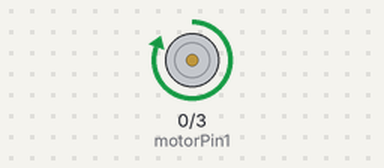
A sketch run on a simulated Arduino Leonardo, built with avr-gcc and run on an emulated ATmega32U4. Shown: motor-driver pin pairs drawn as motors (green arrow = first pin HIGH = forward, orange = second pin HIGH = backward, longer = more drive).

Above: at 0.1 s.
At 5.6 s:
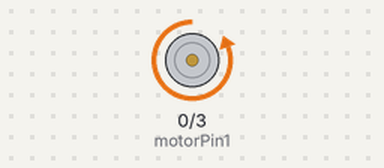
At 21.37 s:
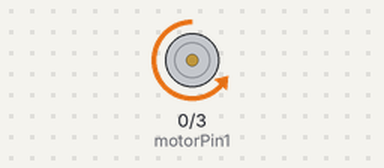
At 37.3 s:
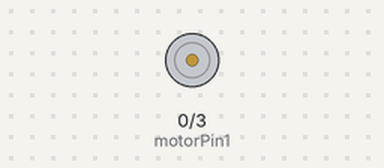
Timing chart, 0 to 39.3 s (numbered marks = the images above):
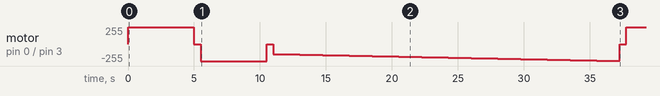

The sketch:

MotorPWM.ino
```cpp
/*
  Programm:
  Board:          lil' Nardo ^= Arduino Leonardo
  Board Layout:   D0/RX; D1/TX; D2/SDA; D3/SCL/PWM; D4/A6; D5/PWM; D6/A8/PWM; D7; D8/A9;
                  D9/A10/PWM; D10/A11/PWM; D11/PWM; D12/A7; D13/PWM; A0; A1; A2; A3; A4;
                  A5; MISO; MOSI; SCK; AREF

  geändert 20180801
  von Michael Bitzer
*/

// den GPIO-Portnummern Konstanten der Form Integer zuweisen, dies geschieht einmalig

const int motorPin1 = 0;
const int motorPin2 = 3; //PWM

// die setup-Funktion läuft einmalig bei Reset oder bei Einschalten des Boards
void setup() {

  // GPIO Digitalausgänge definieren
  pinMode(motorPin1, OUTPUT);
  pinMode(motorPin2, OUTPUT);
}

void motorStop(){
  digitalWrite(motorPin1,LOW);
  digitalWrite(motorPin2,LOW);
  delay(500);
}

// die loop-Funktion läuft fortwährend in einer Endlosschleife
void loop() {

  digitalWrite(motorPin1,HIGH);   // Motor Vor
  digitalWrite(motorPin2,LOW);
  delay(5000);

  motorStop();                    // Motor Stop

  digitalWrite(motorPin1,LOW);    // Motor Rueck
  digitalWrite(motorPin2,HIGH);
  delay(5000);

  motorStop();                    // Motor Stop

  digitalWrite(motorPin1, LOW);   // Motor langsam zu schnell
  for (int i=150; i<255; i++){
    analogWrite(motorPin2, i);
    delay(250);
  }
  motorStop();                    // Motor Stop

}
```

Measured:
- by itself, motor on pin 0 (motorPin1) / pin 3 (motorPin2): stopped → forward 255/255 at 0.00 s, → stopped 5.0 s later, → backward 255/255 0.50 s later, → stopped 5.0 s later, … (111 changes in this stretch)
